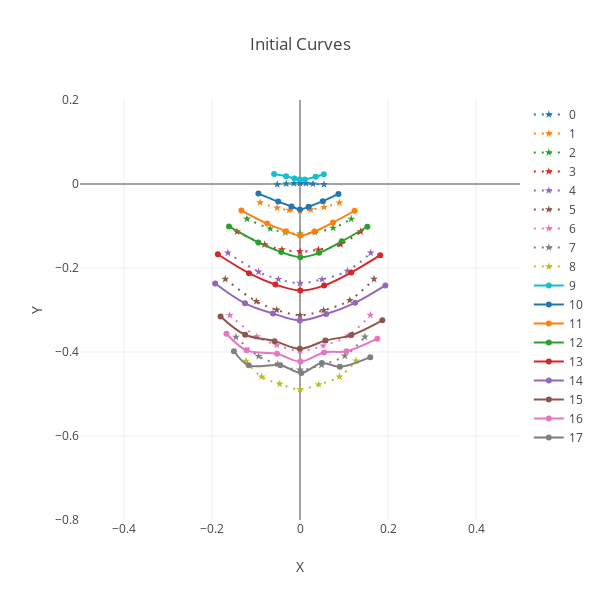

The code cell stored with this chart in its notebook:
### Code cell
i = 7
ph0 = phTout0.data.numpy()[i]
ph1 = phTout1.data.numpy()[i]

p01_0 = genOut0.data.numpy()[i]
p01_1 = genOut1.data.numpy()[i]

# nx = np.concatenate((p0,p01_0))
nx = np.concatenate((p1,p01_1))


# gx = gy.FormatNetworkToGraphColumns(nx, xOffset=0, yOffset=7, colPoints=7)
# gx = gy.FormatNetworkToGraphColumns(nx, xOffset=0, yOffset=14, colPoints=7)
gx = gy.FormatNetworkToGraphColumns(nx, xOffset=7, yOffset=14, colPoints=7)

layout = go.Layout(
    title = 'Initial Curves',
    height = 600,
    width = 600,
    hovermode= 'closest',
    xaxis= dict(
        title= 'X',
        range = [-.5,.5],
    ),
    yaxis=dict(
        title= 'Y',
        range = [-.8,.2],
    )
)
f = gy.graphCurves(gx, layout, dashRange=range(0,9))
offline.iplot(f)

### Figure 1 — Plotly figure (JSON) as saved in the notebook; plotly's stock layout.template omitted (floating-point values rounded to 4 significant figures)
{"data": [{"line": {"dash": "2px,6px", "shape": "spline"}, "marker": {"symbol": "star"}, "name": "0", "type": "scatter", "uid": "cfcffdd7-ef9d-4a23-96a8-12e637275184", "x": [-0.05171, -0.03138, -0.01406, 3.618e-05, 0.01342, 0.02956, 0.0545], "y": [-0.001097, 0.0005916, 0.001684, 0.001794, 0.001415, 0.0002842, -0.000883]}, {"line": {"dash": "2px,6px", "shape": "spline"}, "marker": {"symbol": "star"}, "name": "1", "type": "scatter", "uid": "361b98bf-bf51-4cc1-b9de-0ae9e2981ed4", "x": [-0.09083, -0.05187, -0.02441, 0.0001537, 0.02453, 0.05457, 0.08943], "y": [-0.04404, -0.05691, -0.06225, -0.06415, -0.06083, -0.05518, -0.04462]}, {"line": {"dash": "2px,6px", "shape": "spline"}, "marker": {"symbol": "star"}, "name": "2", "type": "scatter", "uid": "b4df132c-deaf-40e2-b20b-bba59a3fcfe3", "x": [-0.1207, -0.06762, -0.03338, 0.0001109, 0.03387, 0.07524, 0.1165], "y": [-0.08307, -0.1064, -0.1154, -0.1187, -0.1146, -0.1048, -0.08321]}, {"line": {"dash": "2px,6px", "shape": "spline"}, "marker": {"symbol": "star"}, "name": "3", "type": "scatter", "uid": "5fb10a6b-f03e-428e-9237-2c4e31b22d96", "x": [-0.143, -0.08048, -0.04118, 2.843e-05, 0.04167, 0.09195, 0.1379], "y": [-0.1135, -0.1443, -0.1563, -0.1608, -0.1565, -0.1438, -0.1132]}, {"line": {"dash": "2px,6px", "shape": "spline"}, "marker": {"symbol": "star"}, "name": "4", "type": "scatter", "uid": "f3c4f891-2ee5-49da-a4f7-4007ceea3cd5", "x": [-0.164, -0.09396, -0.04912, 5.854e-05, 0.05003, 0.1077, 0.1607], "y": [-0.1638, -0.209, -0.2267, -0.2359, -0.2271, -0.2072, -0.1638]}, {"line": {"dash": "2px,6px", "shape": "spline"}, "marker": {"symbol": "star"}, "name": "5", "type": "scatter", "uid": "2312a8af-54b8-499a-ace9-9555d2912a79", "x": [-0.1697, -0.09934, -0.05286, 4.86e-05, 0.05372, 0.113, 0.1683], "y": [-0.2263, -0.2794, -0.2998, -0.3124, -0.3006, -0.2768, -0.2263]}, {"line": {"dash": "2px,6px", "shape": "spline"}, "marker": {"symbol": "star"}, "name": "6", "type": "scatter", "uid": "de622524-1722-4bc6-b2c4-1d349c2469cb", "x": [-0.1596, -0.09789, -0.05285, -9.179e-06, 0.05253, 0.109, 0.1599], "y": [-0.3124, -0.3634, -0.3834, -0.3973, -0.385, -0.3617, -0.312]}, {"line": {"dash": "2px,6px", "shape": "spline"}, "marker": {"symbol": "star"}, "name": "7", "type": "scatter", "uid": "4850eb49-641d-4716-a8b0-2859d140c84b", "x": [-0.1457, -0.09398, -0.05067, -1.866e-05, 0.04905, 0.1018, 0.1474], "y": [-0.3643, -0.4101, -0.4289, -0.4427, -0.4305, -0.4091, -0.3638]}, {"line": {"dash": "2px,6px", "shape": "spline"}, "marker": {"symbol": "star"}, "name": "8", "type": "scatter", "uid": "de1cf583-df24-48ab-870a-6d7ecd95f950", "x": [-0.1227, -0.08716, -0.04627, 1.272e-05, 0.04271, 0.08967, 0.1273], "y": [-0.4214, -0.4589, -0.476, -0.4891, -0.4774, -0.459, -0.421]}, {"line": {"shape": "spline"}, "name": "9", "type": "scatter", "uid": "faa3a359-4176-4410-a080-3bfbe4ce4bee", "x": [-0.05882, -0.03148, -0.01272, -0.0006914, 0.01117, 0.03563, 0.05421], "y": [0.02377, 0.01838, 0.01323, 0.01089, 0.01075, 0.01739, 0.02314]}, {"line": {"shape": "spline"}, "name": "10", "type": "scatter", "uid": "a5ca5bae-41aa-415a-836f-89f09c7d60de", "x": [-0.09452, -0.04948, -0.01924, -0.0001998, 0.01963, 0.05182, 0.0874], "y": [-0.02282, -0.04189, -0.05337, -0.06071, -0.05405, -0.04096, -0.02352]}, {"line": {"shape": "spline"}, "name": "11", "type": "scatter", "uid": "62a9794a-3dbd-49b0-9f4a-ba02a5222330", "x": [-0.1331, -0.07435, -0.03131, 0.0005328, 0.0326, 0.07484, 0.1241], "y": [-0.06324, -0.09434, -0.1123, -0.1228, -0.1133, -0.09174, -0.0637]}, {"line": {"shape": "spline"}, "name": "12", "type": "scatter", "uid": "34f695df-70eb-41a1-a2fe-4363cc2eac91", "x": [-0.1614, -0.09472, -0.04281, 0.0007598, 0.04339, 0.09488, 0.1531], "y": [-0.101, -0.1392, -0.1621, -0.1744, -0.164, -0.1366, -0.1018]}, {"line": {"shape": "spline"}, "name": "13", "type": "scatter", "uid": "6e2c2dc2-e5ec-4094-ac59-deae26fd87ec", "x": [-0.1867, -0.1159, -0.05587, 0.0005349, 0.05484, 0.1166, 0.1824], "y": [-0.1673, -0.2123, -0.2394, -0.2537, -0.2419, -0.2106, -0.1694]}, {"line": {"shape": "spline"}, "name": "14", "type": "scatter", "uid": "6338d087-5984-436a-83d1-0016887970bd", "x": [-0.1928, -0.125, -0.06145, -0.0005862, 0.05948, 0.1253, 0.194], "y": [-0.2367, -0.284, -0.3083, -0.3247, -0.3096, -0.2829, -0.2415]}, {"line": {"shape": "spline"}, "name": "15", "type": "scatter", "uid": "65017e47-8c75-4883-bb1f-57df6543deac", "x": [-0.1805, -0.1246, -0.05785, -0.000305, 0.05783, 0.1169, 0.187], "y": [-0.3153, -0.359, -0.3741, -0.3925, -0.3727, -0.3598, -0.3245]}, {"line": {"shape": "spline"}, "name": "16", "type": "scatter", "uid": "fa88b7d7-b71a-4ee2-bd4b-47bade7edcb9", "x": [-0.1672, -0.1213, -0.05224, 0.0009182, 0.05453, 0.1056, 0.1757], "y": [-0.3566, -0.396, -0.4041, -0.4229, -0.401, -0.3982, -0.3682]}, {"line": {"shape": "spline"}, "name": "17", "type": "scatter", "uid": "fbeb2d67-23b9-48af-bc05-41783b0fa9d4", "x": [-0.1501, -0.1166, -0.0447, 0.003059, 0.04962, 0.09058, 0.1597], "y": [-0.3982, -0.4318, -0.4314, -0.4497, -0.4261, -0.4354, -0.4123]}], "layout": {"height": 600, "hovermode": "closest", "title": {"text": "Initial Curves"}, "width": 600, "xaxis": {"range": [-0.5, 0.5], "title": {"text": "X"}}, "yaxis": {"range": [-0.8, 0.2], "title": {"text": "Y"}}}}
